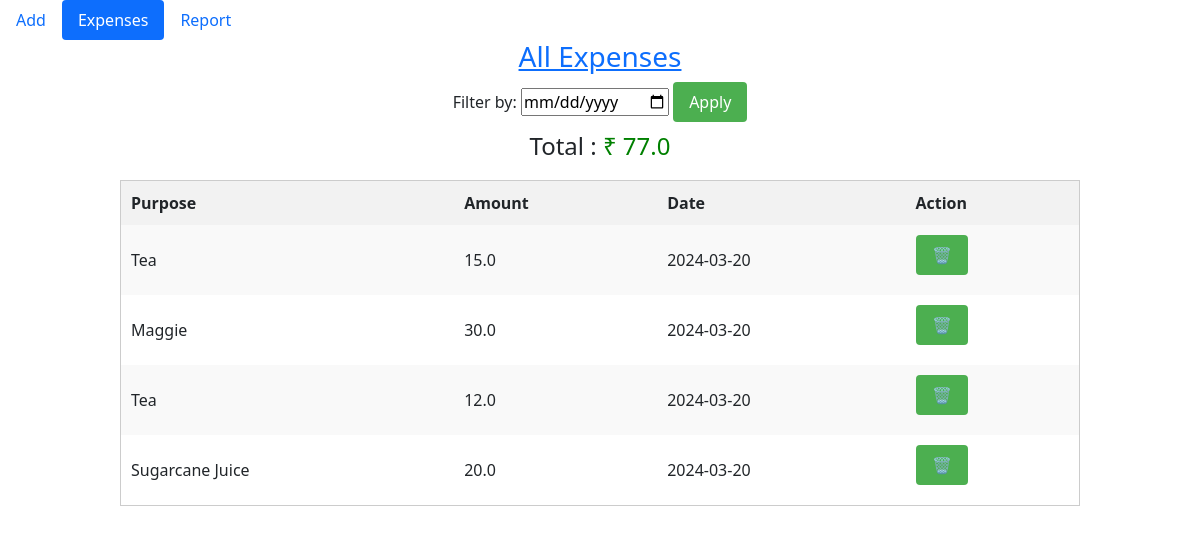
Before: /expenses with the older database file.
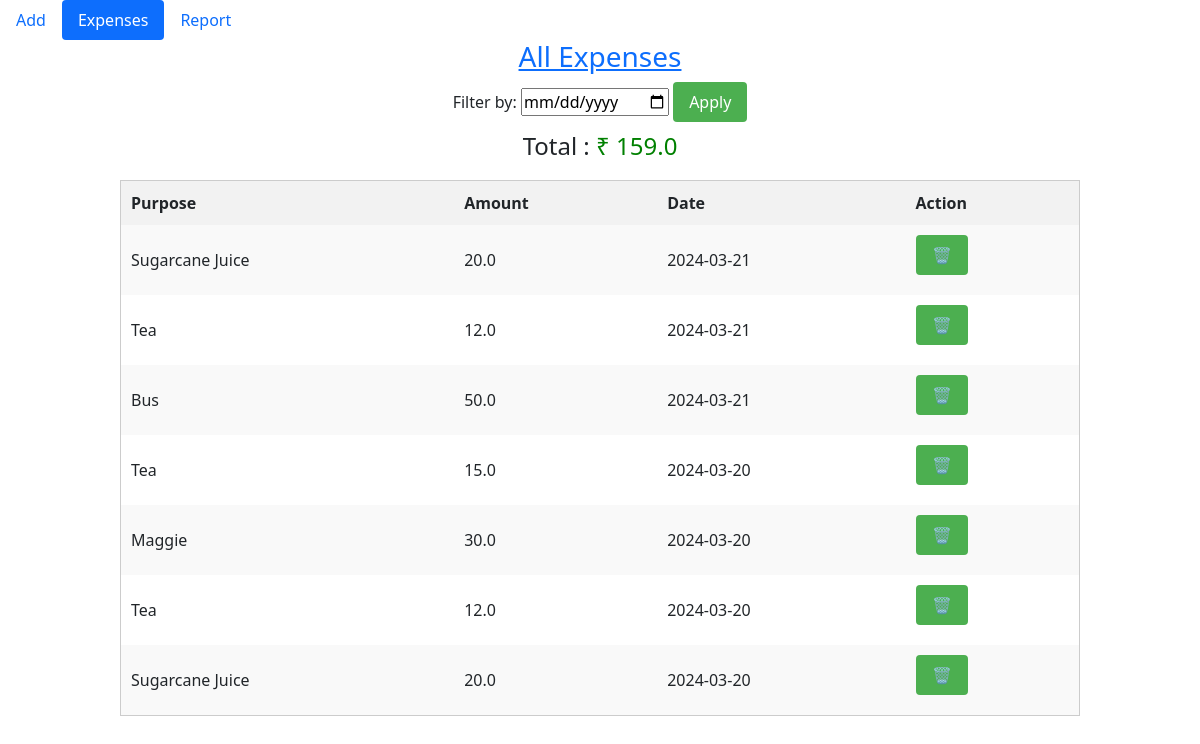
After: the same page with the newer database file.
### tables this page shows
CREATE TABLE expenses (
                    id INTEGER PRIMARY KEY AUTOINCREMENT,
                    purpose TEXT NOT NULL,
                    amount REAL NOT NULL,
                    date TEXT NOT NULL
                );

### app.py (the view)
@app.route('/expenses')
def view_expenses():
    db = get_db()
    cursor = db.cursor()
    cursor.execute('''SELECT sum(amount) FROM expenses''')
    total = cursor.fetchone()[0]
    total = format_indian_currency(total)
    cursor.execute('''SELECT * FROM expenses order by date desc''')
    expenses = cursor.fetchall()
    return render_template('expenses.html', expenses=expenses,total = total,display = False)

### app.py (called while the page is built)
def get_db():
    db = getattr(g, '_database', None)
    if db is None:
        db = g._database = sqlite3.connect(app.config['DATABASE'])
    return db

@app.teardown_appcontext
def close_connection(exception):
    db = getattr(g, '_database', None)
    if db is not None:
        db.close()

### util/main.py (called while the page is built)
def format_indian_currency(number):
    if not number:
        return '\u20B9 ' + '0'
    if isinstance(number, float):
        integer_part, *fractional_part = str(number).split('.')
        integer_part_formatted = ",".join(integer_part[::-1][i:i+3] for i in range(0, len(integer_part), 3))[::-1]
        formatted_number = integer_part_formatted + ('.' + fractional_part[0] if fractional_part else '')
    else:
        formatted_number = ",".join(str(number)[::-1][i:i+3] for i in range(0, len(str(number)), 3))[::-1]
    return '\u20B9 ' + formatted_number

### templates/expenses.html (shortened to what this page needs)
<!DOCTYPE html>
<html lang="en">
<head>
    <link rel="stylesheet" type="text/css" href="{{ url_for('static', filename='css/expenses.css') }}">
    <link href="https://cdn.jsdelivr.net/npm/bootstrap@5.0.2/dist/css/bootstrap.min.css" rel="stylesheet">
</head>
<body>
    <ul class="nav nav-pills">
        <li class="nav-item">
          <a class="nav-link" aria-current="page" href="/">Add</a>
        </li>
        <li class="nav-item">
          <a class="nav-link active" href="/expenses">Expenses</a>
        </li>
        <li class="nav-item">
          <a class="nav-link" href="/report">Report</a>
        </li>
      </ul>
    <div class="header">
        <h3><a href="/expenses">All Expenses</a></h3>
    </div>
    <form action="/filter_expenses" method="post">
        <label for="filter">Filter by:</label>
        <input type="date" id="date" name="date" required>
        <input type="submit" value="Apply">
        {% if display %}
        <h4>Total on {{ date }} : <span style="color: green;">{{ total }}</span></h4>
        {% else %}
        <h4>Total : <span style="color: green;">{{ total }}</span></h4>
        {% endif %}
    </form>
    <table>
        <tr>
            <th>Purpose</th>
            <th>Amount</th>
            <th>Date</th>
            <th>Action</th>
        </tr>
        {% for expense in expenses %}
        <tr>
            <td>{{ expense[1] }}</td>
            <td>{{ expense[2] }}</td>
            <td>{{ expense[3] }}</td>
            <td>
                <form action="/delete_expense" method="post" style="display: inline;">
                    <input type="submit" value="&#128465;">
                </form>
            </td>
        </tr>
        {% endfor %}
    </table>
</body>
</html>

### static/css/expenses.css (style rules this page uses)
body { font-family: Arial, sans-serif; background-color: #f4f4f4; margin: 0; padding: 0; }
form { text-align: center; margin-bottom: 20px; }
table { width: 80%; margin: 0 auto; border-collapse: collapse; border: 1px solid #ccc; }
th, td { padding: 10px; border: 1px solid #ccc; text-align: left; }
th { background-color: #f2f2f2; font-weight: bold; }
tr:nth-child(even) { background-color: #f9f9f9; }
select, input[type="submit"] { padding: 8px 16px; border-radius: 4px; border: 1px solid #ccc; margin-bottom: 10px; font-size: 16px; }
input[type="submit"] { background-color: #4CAF50; color: white; border: none; cursor: pointer; transition: background-color 0.3s; }
.header { display: flex; align-items: center; justify-content: center; }

Changed rows visible on the page:
added expenses: purpose "Sugarcane Juice", amount "20.0", date "2024-03-21"
added expenses: purpose "Tea", amount "12.0", date "2024-03-21"
added expenses: purpose "Bus", amount "50.0", date "2024-03-21"
Other visible differences:
{{ total }}: "₹ 77.0" → "₹ 159.0"
